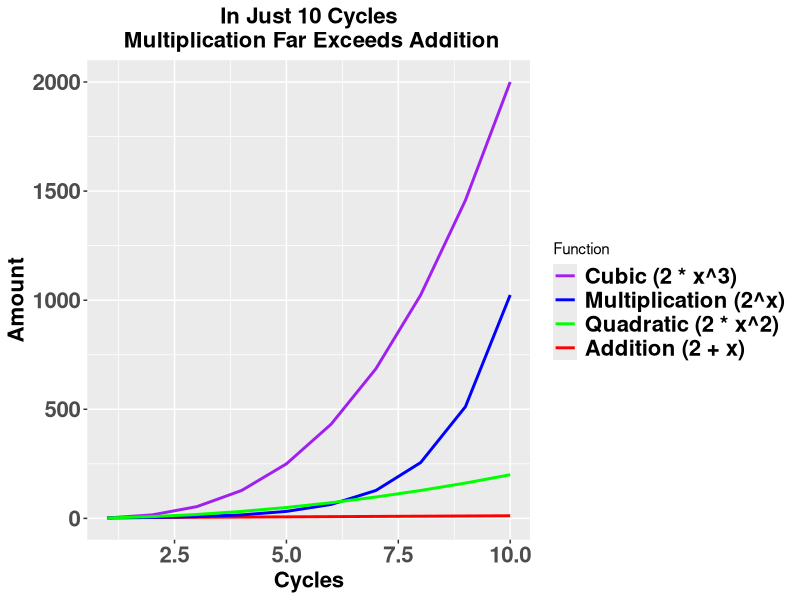

Recreate this plot in R.
## ---- chunk 1


# Load necessary library
library(ggplot2) 

# Create a data frame with x values
x <- 1:10

# Calculate the corresponding y values for different functions
df <- data.frame(
  x = rep(x, 4),
  y = c(2 + x, 2^x, 2 * x^2, 2 * x^3),
  Function = rep(c("Addition (2 + x)", "Multiplication (2^x)", "Quadratic (2 * x^2)", "Cubic (2 * x^3)"), each = 10)
)

# Define the order of legend entries
legend_order <- c("Cubic (2 * x^3)", "Multiplication (2^x)", "Quadratic (2 * x^2)", "Addition (2 + x)")

# Create the plot
ggplot2::ggplot(df, ggplot2::aes(x)) +
  ggplot2::geom_line(ggplot2::aes(y = y, color = Function), linewidth = 1) +
  labs(
    title = "In Just 10 Cycles\n Multiplication Far Exceeds Addition",
    x = "Cycles",
    y = "Amount"
  ) +
  ggplot2::scale_color_manual(
    values = c("Cubic (2 * x^3)" = "purple",
               "Multiplication (2^x)" = "blue",
               "Quadratic (2 * x^2)" = "green",
               "Addition (2 + x)" = "red"),
    breaks = legend_order
  ) +
  ggplot2::theme(
    plot.title = ggplot2::element_text(size = 16, face = "bold", hjust = 0.5),  # Centered title
    axis.title = ggplot2::element_text(size = 16, face = "bold"),  # Bigger and bold axis titles
    axis.text = ggplot2::element_text(size = 16, face = "bold"),  # Bigger axis text
#     legend.title = ggplot2::element_blank(),  # Remove legend title
    legend.text = ggplot2::element_text(size = 16, face = "bold")  # Bigger and bold legend text
  )


